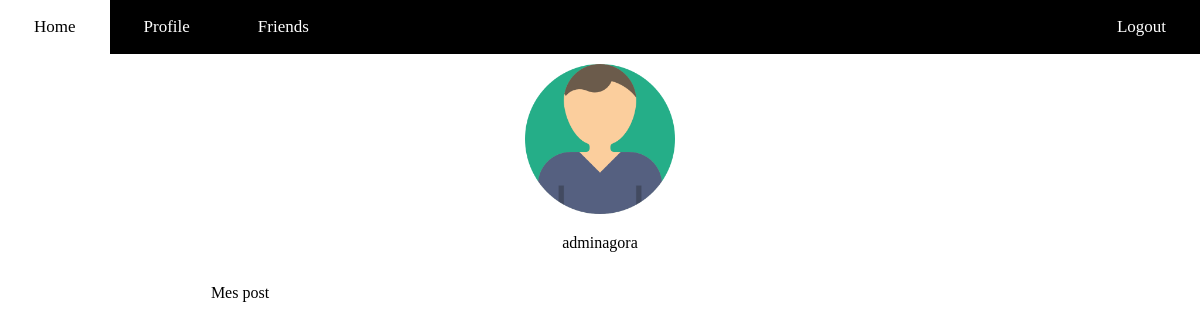
/profile (signed in), run on an earlier commit of the app's database.
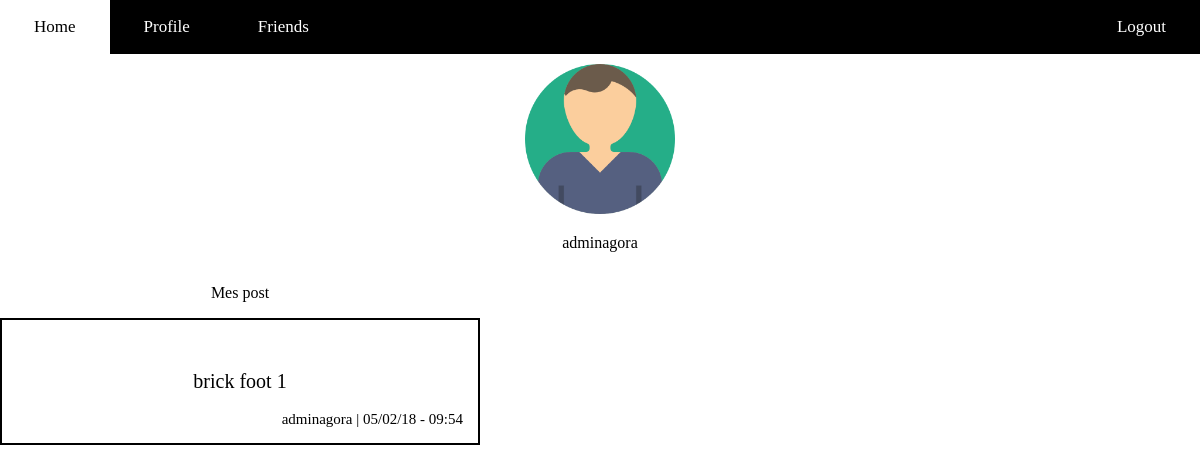
And on a later commit of the database.
### wall/models.py (models this page shows)
class UserBrick(models.Model):
    text =  models.TextField(max_length=400, blank=True, null=True)
    url =   models.URLField(blank=True, null=True)
    image = models.ImageField(blank=True, null=True)
    date =  models.DateField(auto_now_add=True, blank=True)
    time =  models.TimeField(auto_now_add=True, blank=True)
    uuid  =  models.UUIDField(default=uuid.uuid4, editable=False)
    autor = models.CharField(max_length=40)
    sport_name = models.CharField(max_length=40)

### profilepage/views.py (the view)
# urls.py: url(r'^profile$', views.profile, name='profile'),
def profile(request):
    bricks = UserBrick.objects.filter(autor=request.user.username)
    return render(request, 'profilepage/profile.html', {'bricks': bricks,})

### profilepage/templates/profilepage/profile.html (shortened to what this page needs)
<!DOCTYPE html>
{% extends 'base.html' %}
{% load static %}
  {% block extra_head %}
  <link rel="stylesheet" href="{% static "profilepage/css/stylesheet.css" %}"/>
  <link rel="stylesheet" href="{% static "wall/style.css" %}"/>
  {% endblock %}
  {% block content %}
    <div class="presentation_card">
      <img class="profile_picture" src="{% static "profilepage/image/user.png" %}">
      <p>{{ user.username }}</p>
    </div>
    <div class="my_wall">
      <p>Mes post</p>
      {% block wall %}
      {% include "wall/wall.html" with bircks=bricks %}
      {% endblock %}
    </div>
  {% endblock %}

### wall/templates/wall/wall.html
{% block wall %}
{% for brick in bricks %}
<div class="brick">
  <div class="text">{{ brick.text }}</div>
  <div class="autor">{{ brick.autor }} | {{ brick.date|date:"d/m/y" }} - {{ brick.time|time:"H:i" }}</div>
</div>
{% endfor %}
{% endblock %}

What changed in the data, as far as the page shows it:
added UserBrick: text "brick foot 1", autor "adminagora", date "05/02/18", time "09:54"
